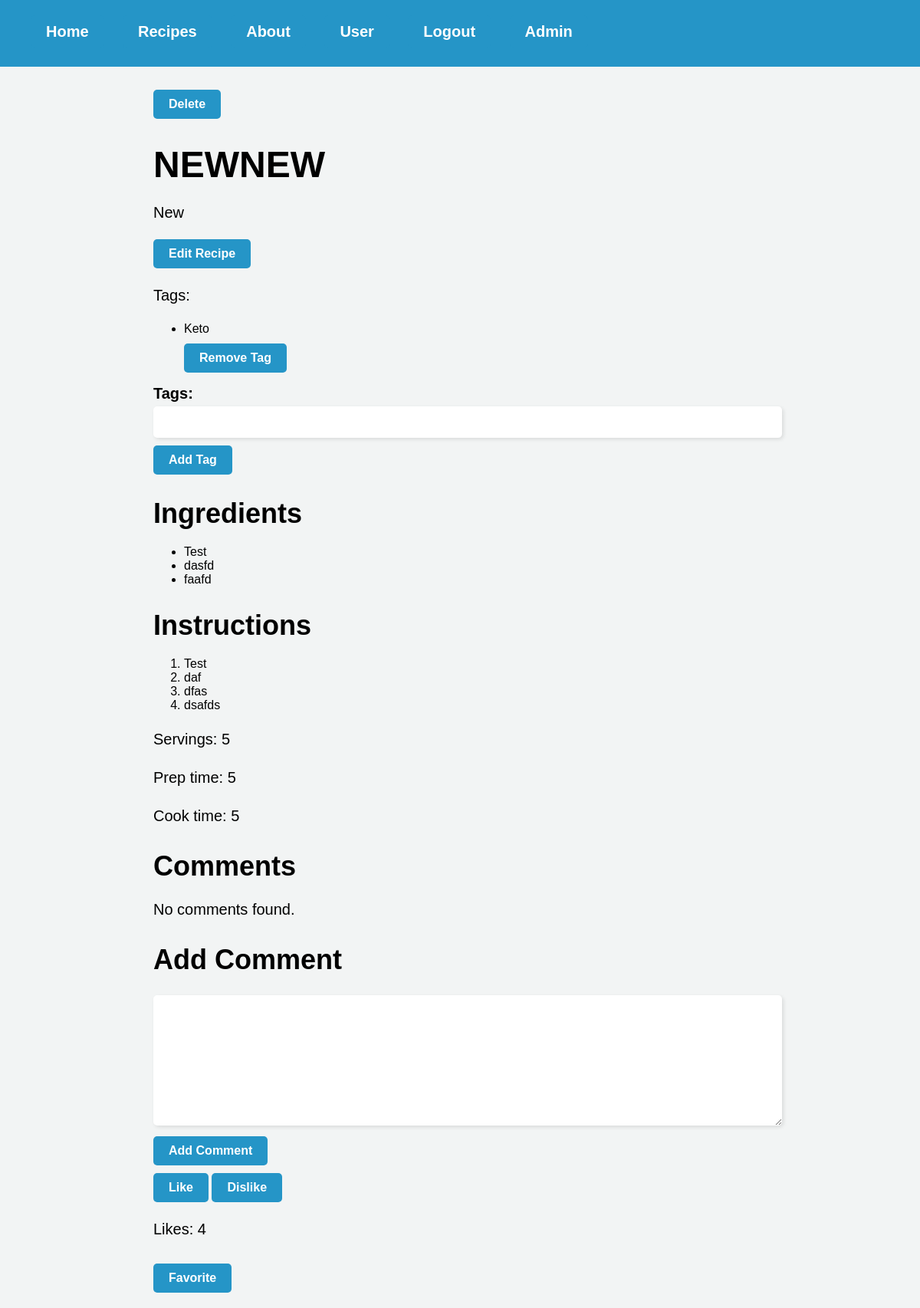
The page /recipe/1 (signed in) on the database as committed earlier.
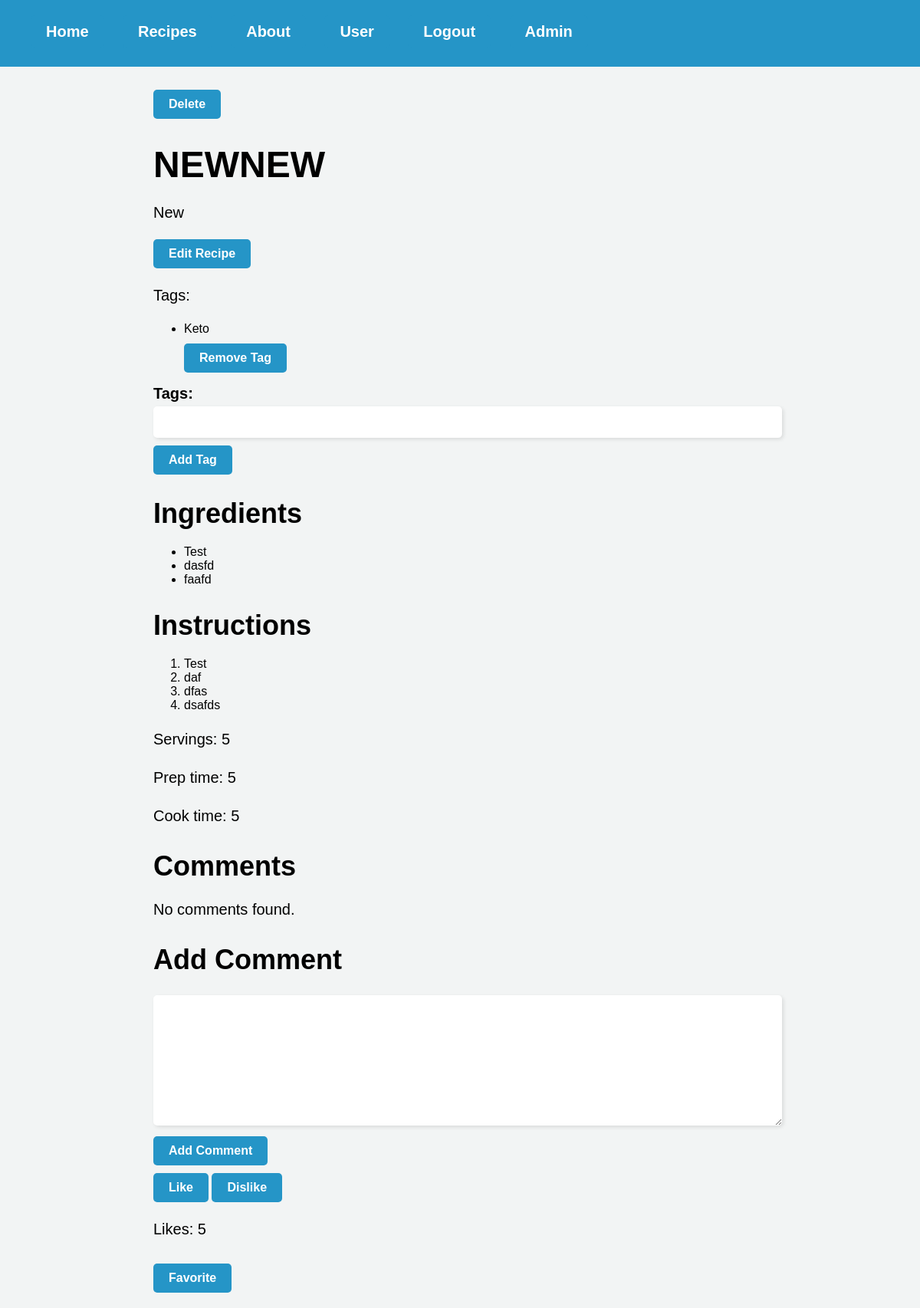
The same page on the database as committed later.
### website/models.py (models this page shows)
class Recipe(db.Model):
    id = db.Column(db.Integer, primary_key=True)
    user_id = db.Column(db.Integer, db.ForeignKey('user.id'), nullable=False)
    title = db.Column(db.String(128), nullable=False)
    description = db.Column(db.String(512), nullable=False)
    servings = db.Column(db.Integer, nullable=False)
    prep_time = db.Column(db.Integer, nullable=False)
    cook_time = db.Column(db.Integer, nullable=False)
    ingredients = db.relationship('Ingredient', backref='recipe', lazy=True, cascade='all, delete')
    instructions = db.relationship('Instruction', backref='recipe', lazy=True, cascade='all, delete')
    tags = db.relationship('Tags', backref='recipe', lazy=True, cascade='all, delete')
    comments = db.relationship('Comments', backref='recipe', lazy=True, cascade='all, delete-orphan')
    likes = db.Column(db.Integer, default=0)

class Tags(db.Model):
    id = db.Column(db.Integer, primary_key=True)
    text = db.Column(db.String(64))
    recipe_id = db.Column(db.Integer, db.ForeignKey(
        'recipe.id', ondelete='cascade'), nullable=False)

class Ingredient(db.Model):
    id = db.Column(db.Integer, primary_key=True)
    text = db.Column(db.String(256), nullable=False)
    recipe_id = db.Column(db.Integer, db.ForeignKey(
        'recipe.id', ondelete='cascade'), nullable=False)

class Instruction(db.Model):
    id = db.Column(db.Integer, primary_key=True)
    text = db.Column(db.String(1024), nullable=False)
    recipe_id = db.Column(db.Integer, db.ForeignKey(
        'recipe.id', ondelete='cascade'), nullable=False)

### website/views.py (the view)
@views.route('/recipe/<int:recipe_id>', methods=['GET', 'POST'])
@login_required
def recipe(recipe_id):
    recipe = Recipe.query.get_or_404(recipe_id)
    tag_form = TagForm()
    return render_template("recipe.html", recipe=recipe, user=current_user, tag_form=tag_form)

### website/forms.py
class TagForm(FlaskForm):
    tags = StringField('Tags', validators=[DataRequired(), Length(max=50)])
    recipe_id = HiddenField('Recipe ID')
    submit_add = SubmitField('Add Tag')
    submit_remove = SubmitField('Remove Tag')

### website/__init__.py (called while the page is built)
def create_app():
    app = Flask(__name__)
    app.config['SECRET_KEY'] = 'hjshjhdjah kjshkjdhjs'
    app.config['SQLALCHEMY_DATABASE_URI'] = f'sqlite:///{DB_NAME}'
    db.init_app(app)
    from .views import views
    from .auth import auth
    app.register_blueprint(views, url_prefix='/')
    app.register_blueprint(auth, url_prefix='/')
    from .models import User
    with app.app_context():
        db.create_all()
    login_manager = LoginManager()
    login_manager.login_view = 'auth.login'
    login_manager.init_app(app)
    @login_manager.user_loader
    def load_user(id):
        return User.query.get(int(id))
    return app

### website/templates/recipe.html (shortened to what this page needs)
{% extends "base.html" %}
{% block content %}
<link rel="stylesheet" type="text/css" href="{{ url_for('static', filename='recipe.css') }}">
{% if user.is_authenticated and (user.email == 'admin@platepal.com' or recipe.user_id == current_user.id) %}
<form action="{{ url_for('views.delete_recipe', recipe_id=recipe.id) }}" method="POST">
    <button type="submit">Delete</button>
</form>
{% endif %}
<h1>{{ recipe.title }}</h1>
<p>{{ recipe.description }}</p>
{% if current_user == recipe.user %}
<a href="{{ url_for('views.editRecipe', recipe_id=recipe.id) }}">Edit Recipe</a>
{% endif %}
{% if recipe.tags %}
<p>Tags:</p>
<ul>
    {% for tag in recipe.tags %}
    <li>{{ tag.text }}
        {% if user.is_authenticated and user.email == 'admin@platepal.com' %}
        <form action="{{ url_for('views.remove_tag', recipe_id=recipe.id, tag_id=tag.id) }}" method="POST">
            {{ tag_form.submit_remove() }}
        </form>
        {% endif %}
    </li>
    {% endfor %}
</ul>
{% endif %}
{% if user.is_authenticated and user.email == 'admin@platepal.com' %}
<form action="{{ url_for('views.add_tag', recipe_id=recipe.id) }}" method="POST">
    <label for="{{ tag_form.tags.id }}">Tags:</label>
    {{ tag_form.tags }} {{ tag_form.submit_add }}
</form>
{% endif %}
<h2>Ingredients</h2>
{% if recipe.ingredients %}
<ul>
    {% for ingredient in recipe.ingredients %}
    <li>{{ ingredient.text }}</li>
    {% endfor %}
</ul>
{% else %}
<p>No ingredients found.</p>
{% endif %}
<h2>Instructions</h2>
{% if recipe.instructions %}
<ol>
    {% for instruction in recipe.instructions %}
    <li>{{ instruction.text }}</li>
    {% endfor %}
</ol>
{% else %}
<p>No instructions found.</p>
{% endif %}
<p>Servings: {{ recipe.servings }}</p>
<p>Prep time: {{ recipe.prep_time }}</p>
<p>Cook time: {{ recipe.cook_time }}</p>
<h2>Comments</h2>
{% if recipe.comments %}
<ul>
    {% for comment in recipe.comments %}
    <li>
        <div>
            <p><strong>{{ comment.user.first_name }}</strong>: {{ comment.text }}</p>
            {% if current_user == (comment.user or user.email == 'admin@platepal.com') %}
            <form method="POST"
                action="{{ url_for('views.deleteComment', recipe_id=recipe.id, comment_id=comment.id) }}">
                <button type="submit">Delete</button>
            </form>
            {% endif %}
        </div>
    </li>
    {% endfor %}
</ul>
{% else %}
<p>No comments found.</p>
{% endif %}
<h2>Add Comment</h2>
<form method="POST" action="{{ url_for('views.addComment', recipe_id=recipe.id, user_id=current_user.id) }}">
    <textarea name="comment_text" required></textarea>
    <br>
    <input type="submit" value="Add Comment">
</form>
<form action="{{ url_for('views.likeRecipe', recipe_id=recipe.id) }}" method="POST">
    <button type="submit" name="like" value="like">Like</button>
    <button type="submit" name="like" value="dislike">Dislike</button>
</form>
<p>Likes: {{ recipe.likes }}</p>
{% if current_user.is_authenticated %}
<form action="{{ url_for('views.favorite_recipe', recipe_id=recipe.id) }}" method="POST">
    {% if recipe in current_user.favorites %}
    <button type="submit" name="favorite" value="unfavorite">Unfavorite</button>
    {% else %}
    <button type="submit" name="favorite" value="favorite">Favorite</button>
    {% endif %}
</form>
{% endif %}
{% endblock %}

### website/templates/base.html (shortened to what this page needs)
<!DOCTYPE html>
<html>
<head>
</head>
<body>
  <nav class="topnav">
    <div class="topnav">
      {% if user.is_authenticated %}
      <a class="topnav" id="home" href="/">Home</a>
      <a class="topnav" id="recipes" href="/recipes">Recipes</a>
      <a class="topnav" id="about" href="/about">About</a>
      <a class="topnav" id="user" href="/user">User</a>
      <a class="topnav" id="logout" href="/logout">Logout</a>
      {% if user.is_authenticated and user.email == 'admin@platepal.com' %}
      <a class="topnav" id="admin" href="/admin">Admin</a>
      {% endif %}
      {% else %}
      <a class="topnav" id="home" href="/">Home</a>
      <a class="topnav" id="login" href="/login">Login</a>
      <a class="topnav" id="signUp" href="/sign-up">Sign Up</a>
      {% endif %}
    </div>
  </nav>
  <div class="container">{% block content %} {% endblock %}</div>
</body>
</html>

### website/static/recipe.css (style rules this page uses)
body { background-color: #F2F4F4; font-family: Arial, sans-serif; margin: 0; padding: 0; }
a { background-color: #2595C7; border-radius: 5px; color: white; display: inline-block; font-size: 16px; font-weight: bold; padding: 10px 20px; text-align: center; text-decoration: none; transition: background-color 0.3s ease-in-out; }
.topnav { background-color: #2595C7; overflow: hidden; padding: 10px 20px; }
.topnav a { color: #FFFFFF; font-size: 20px; text-decoration: none; margin-right: 20px; }
.container { max-width: 800px; margin: 0 auto; padding: 20px; }
.container h1 { font-size: 48px; margin-bottom: 20px; }
.container p { font-size: 20px; line-height: 1.5; margin-bottom: 20px; }
.container h2 { font-size: 36px; margin-bottom: 20px; }
.container label { font-size: 20px; font-weight: bold; }
.container input[type=text], .container input[type=number], .container textarea { width: 100%; padding: 10px; border: none; border-radius: 5px; box-shadow: 2px 2px 5px rgba(0, 0, 0, 0.1); font-size: 18px; margin-top: 5px; }
.container textarea { height: 150px; }
.container button[type=button], .container input[type=submit] { padding: 10px 20px; border: none; border-radius: 5px; background-color: #2595C7; color: #FFFFFF; font-size: 20px; cursor: pointer; transition: all 0.3s ease-in-out; }
.container button[type=button], .container input[type=submit], .container button[type=submit] { padding: 10px 20px; border: none; border-radius: 5px; background-color: #2595C7; color: white; font-size: 16px; font-weight: bold; text-align: center; text-decoration: none; transition: background-color 0.3s ease-in-out; cursor: pointer; margin-top: 10px; }

Rows that differ between the two databases and show on the page:
changed Recipe "NEWNEW": likes "4" → "5"
